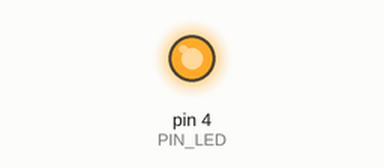
This sketch was run on a simulated Arduino Uno, built with avr-gcc and run on an emulated ATmega328P. On the bench: output pins drawn as LEDs (lit = HIGH).

Above: at 0.1 s.
Timing chart, 0 to 1.6 s (numbered marks = the images above):
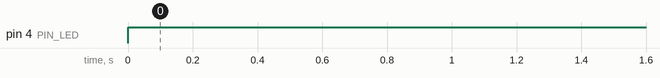

Measured:
- by itself, pin 4 (PIN_LED): LOW → HIGH at 0.00 s

The sketch:

sharp-gp2y10.ino
```cpp
// Developed on Arduino Uno
#include "gp2y10.h"


unsigned long start = 0;


// Readings to average
// Maximum is 20
float getReading() {

  unsigned int readings[105];
  unsigned long last = 0;
  int count = 1;

  noInterrupts();
  count += 5; // Add 5 more, just to make sure the filter is set up properly


  for(int i = 0; i < count; i++) {

    // Turn sensor on
    digitalWrite(PIN_LED, PPM_LED_ON);
    start = micros();

    // Wait, until we are on time to read
    for(;start+TIME_TOSAMPLE > micros(););
    //Read sensor data
    last = analogRead( PIN_PPM );
    for(;start+TIME_HIGH > micros(););
    digitalWrite(PIN_LED, PPM_LED_OFF);
    for(;start+TIME_PERIOD > micros(););
  }

  // Finally - enable interrupts and return averaged value
  interrupts();

  return last * 0.8058;
}

void setup() {
  Sharp_gp2y10_init();
  Serial.begin(9600);

}

void loop() {
  float milivolts = getReading();
  int filtered = milivolts*100;

  Serial.println(milivolts);
}
```

gp2y10.cpp
```cpp
#include "gp2y10.h"
#include "Arduino.h"

void Sharp_gp2y10_init()  {
  pinMode(PIN_LED, OUTPUT);
  digitalWrite(PIN_LED, PPM_LED_OFF);
  pinMode(PIN_PPM, INPUT);
}
```

gp2y10.h
```cpp
#ifndef __GP2Y10_H__
#define __GP2Y10_H__

// ========== HAL ========== //
#define PIN_LED   4
#define PIN_PPM   A0

// Pin position values
#define PPM_LED_ON  LOW
#define PPM_LED_OFF HIGH

// Time parameters in uS
#define TIME_HIGH     320
#define TIME_TOSAMPLE 280
#define TIME_PERIOD   10000

void Sharp_gp2y10_init();

#endif /*   __GP2Y10_H__   */
```
